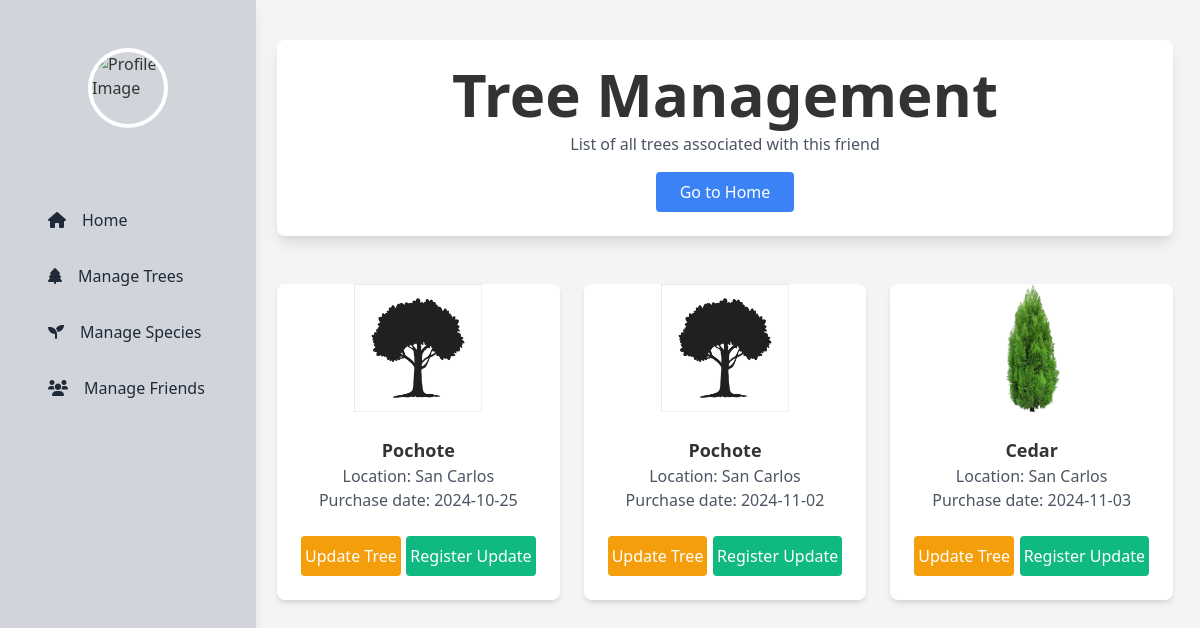
The page /administrator/friend_trees.php?id=2 on the database its author committed.
### tables this page shows
CREATE TABLE `purchase` (
  `Id_Purchase` int(11) NOT NULL,
  `Tree_Id` int(11) NOT NULL,
  `User_Id` int(11) NOT NULL,
  `Shipping_Location` varchar(255) DEFAULT NULL,
  `Payment_Method` varchar(50) DEFAULT NULL,
  `Purchase_Date` timestamp NOT NULL DEFAULT current_timestamp(),
  `StatusP` int(11) DEFAULT 1
);

CREATE TABLE `trees` (
  `Id_Tree` int(11) NOT NULL,
  `Specie_Id` int(11) DEFAULT NULL,
  `Location` varchar(255) NOT NULL,
  `Size` int(11) NOT NULL,
  `StatusT` int(1) NOT NULL DEFAULT 1,
  `Price` decimal(10,2) NOT NULL,
  `Photo_Path` varchar(255) DEFAULT NULL
);

CREATE TABLE `species` (
  `Id_Specie` int(11) NOT NULL,
  `Commercial_Name` varchar(100) DEFAULT NULL,
  `Scientific_Name` varchar(100) DEFAULT NULL,
  `StatusS` int(2) DEFAULT 1
);

### utils/administrator/admin_functions.php (called while the page is built, shortened)
<?php
function getConnection(): bool|mysqli {
    $servername = "localhost";
    $username   = "root";
    $password   = "";
    $dbname     = "mytrees";
    try {
        $conn = new mysqli($servername, $username, $password, $dbname, 3306);
        return $conn;
    } catch (Exception $e) {
        echo "Error de conexión: " . $e->getMessage();
        return false;
    }
}
function getFriendsTrees($friendId): array {
    $conn = getConnection();
    $trees = [];
    $statusAvailable = 1;
    $query = "
        SELECT
            p.Id_Purchase,
            p.Payment_Method,
            p.Shipping_Location,
            p.Purchase_Date,
            t.Id_Tree,
            t.Specie_Id,
            s.Commercial_Name,
            s.Scientific_Name,
            t.Location,
            p.StatusP,
            t.Price,
            t.Photo_Path
        FROM purchase p
        INNER JOIN trees t ON t.Id_Tree = p.Tree_Id
        INNER JOIN species s ON t.Specie_Id = s.Id_Specie
        WHERE p.User_Id = ? AND p.StatusP = ?
    ";
    if ($stmt = mysqli_prepare($conn, $query)) {
        mysqli_stmt_bind_param($stmt, "ii", $friendId, $statusAvailable);
        if (mysqli_stmt_execute($stmt)) {
            $result = mysqli_stmt_get_result($stmt);
            while ($row = mysqli_fetch_assoc($result)) {
                $trees[] = [
                    'Id_Purchase'      => $row['Id_Purchase'],
                    'Payment_Method'   => $row['Payment_Method'],
                    'Shipping_Location'=> $row['Shipping_Location'],
                    'Purchase_Date'    => $row['Purchase_Date'],
                    'Id_Tree'          => $row['Id_Tree'],
                    'Specie_Id'        => $row['Specie_Id'],
                    'Commercial_Name'  => $row['Commercial_Name'],
                    'Scientific_Name'  => $row['Scientific_Name'],
                    'Location'         => $row['Location'],
                    'StatusP'          => $row['StatusP'],
                    'Price'            => $row['Price'],
                    'Photo_Path'       => $row['Photo_Path'],
                ];
            }
        }
    }
    return $trees;
}

### administrator/friend_trees.php (the view, shortened to what this page needs)
<?php
require_once '../inc/header_admin.php';
require_once('../utils/administrator/admin_functions.php');
$uploads_folder_t = "../uploads_tree/";
$trees = null;
if (isset($_GET['id'])) {
    $userID     = (int)$_GET['id'];
    $trees      = getFriendsTrees($userID);
}
?>
<link href="https://cdn.jsdelivr.net/npm/tailwindcss@2.2.19/dist/tailwind.min.css" rel="stylesheet">
<div class="container mx-auto mt-10 text-center px-4">
    <div class="bg-white shadow-lg rounded-lg p-4 max-w-4xl mx-auto mb-5">
        <div class="text-center">
            <h1 class="text-6xl font-bold">Tree Management</h1>
            <p class="text-gray-600 mt-2">List of all trees associated with this friend</p>
            <a href="../administrator/admin.php" class="bg-blue-500 text-white px-4 py-2 rounded hover:bg-blue-600 mt-3 inline-block">Go to Home</a>
        </div>
    </div>
    <?php if (empty($trees)): ?>
        <div class="bg-blue-100 text-blue-600 text-center py-4 rounded-lg shadow-md max-w-4xl mx-auto">
            <h2 class="text-2xl font-semibold">Oh no!</h2>
            <p class="mt-2 text-xl">It looks like this friend doesn't have any trees yet.</p>
            <p class="mt-4 text-gray-600">Maybe they’ll have some soon. Stay tuned!</p>
        </div>
    <?php else: ?>
        <div class="mt-6 max-w-4xl mx-auto grid grid-cols-1 sm:grid-cols-2 lg:grid-cols-3 gap-6">
            <?php foreach ($trees as $tree):
                $photoTree          = $uploads_folder_t . $tree['Photo_Path']. '?' . time();
                $treeDetailUrl      = "update_friend_tree.php?id=" . $tree['Id_Tree'];
                $treeRegisterUrl    = "register_tree_update.php?id=" . $tree['Id_Tree'];
            ?>
                <div class="bg-white shadow-md rounded-lg overflow-hidden">
                    <img src="<?php echo $photoTree; ?>" alt="Tree Picture" class="w-full h-32 object-contain mx-auto">
                    <div class="p-4">
                        <h3 class="text-lg font-semibold"><?php echo htmlspecialchars($tree['Commercial_Name']); ?></h3>
                        <p class="text-gray-600">Location: <?php echo htmlspecialchars($tree['Location']); ?></p>
                        <p class="text-gray-600">Purchase date: <?php echo htmlspecialchars(date('Y-m-d', strtotime($tree['Purchase_Date']))); ?></p>
                        <div class="mt-4 flex justify-between">
                            <a href="<?php echo $treeDetailUrl; ?>" class="bg-yellow-500 text-white px-1 py-2 rounded hover:bg-yellow-600">Update Tree</a>
                            <a href="<?php echo $treeRegisterUrl; ?>" class="bg-green-500 text-white px-1 py-2 rounded hover:bg-green-600">Register Update</a>
                        </div>
                    </div>
                </div>
            <?php endforeach; ?>
        </div>
    <?php endif; ?>
</div>

### css/profile.css (style rules this page uses)
.container { position: relative; }

### rows shown on the page
purchase: Tree_Id.Photo_Path (placeholder picture), species.Commercial_Name "Pochote", Tree_Id.Location "San Carlos", Purchase_Date "2024-10-25"
purchase: Tree_Id.Photo_Path (placeholder picture), species.Commercial_Name "Pochote", Tree_Id.Location "San Carlos", Purchase_Date "2024-11-02"
purchase: Tree_Id.Photo_Path (picture), species.Commercial_Name "Cedar", Tree_Id.Location "San Carlos", Purchase_Date "2024-11-03"
